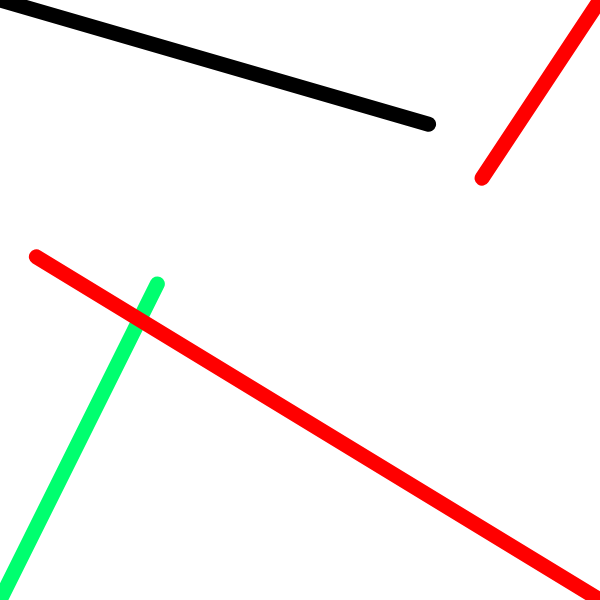
Frame 1 (no input)
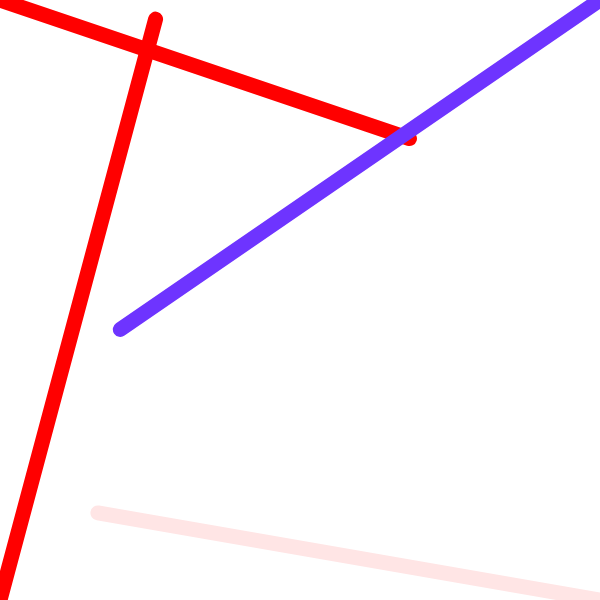
Frame 60 (no input)
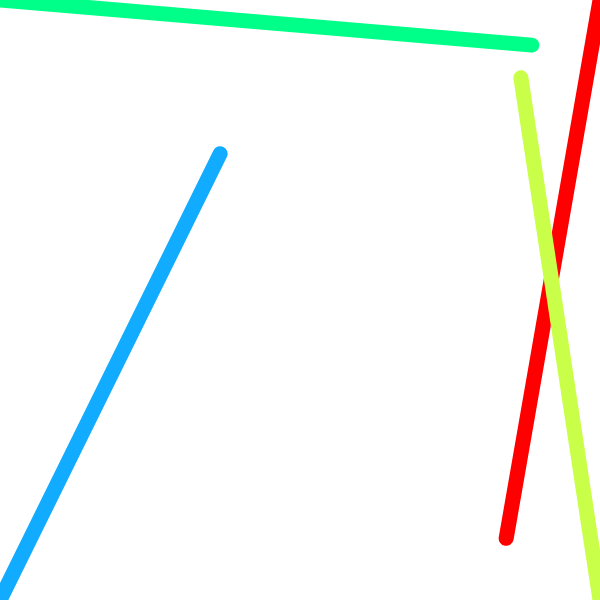
Frame 120 (the mouse pressed at the canvas centre since frame 60)

The p5.js sketch that drew these frames (run headless with seeded random() and noise() and a simulated clock; from frame 60 on, the mouse is pressed at the canvas centre):

// p5.js sketch
// ── sketch.js
let x=0;
let y=0;
var canvasX=600;
var canvasY=600;

function setup() {
  createCanvas(canvasX, canvasY);
}

function draw() {
  colorMode(HSB);
  background(220);
  strokeWeight(15);
  
  line(x,y,random(canvasX),random(canvasY));
  stroke(random(canvasX), random(canvasX), 100);
  line(canvasX,y,random(canvasX),random(canvasY));
  stroke(random(canvasX), random(canvasX), 100);
  line(x,canvasY,random(canvasX),random(canvasY));
  stroke(random(canvasX), random(canvasX), 100);
  line(canvasX,canvasY,random(canvasX),random(canvasY));
  stroke(random(canvasX), random(canvasX), 100);
}
